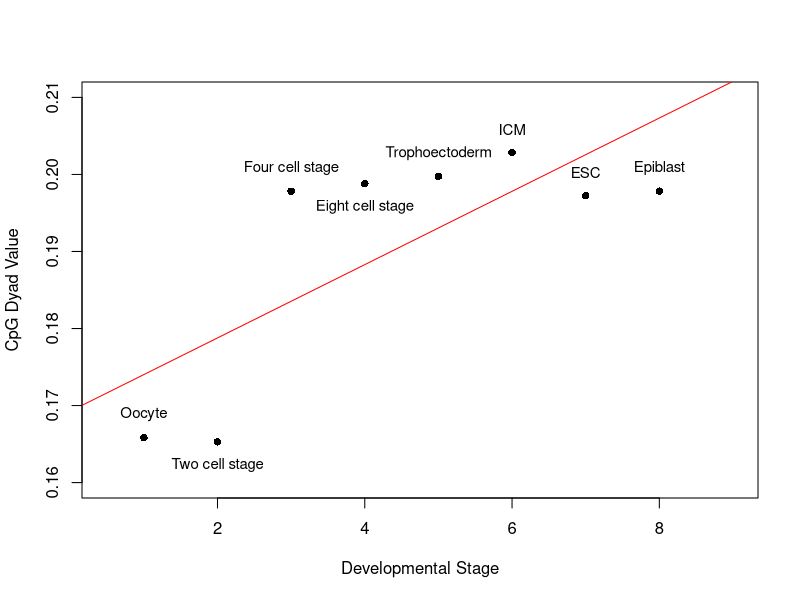

This figure's R source:
###set working directory

#load in data
df<-read.table('mice_stage_data.txt', sep = '\t')

#this generated the basic plot
plot(df$V2,
     xlab = 'Developmental Stage',
     ylab= 'CpG Dyad Value', type = 'p', pch=16,
     ylim=c(0.16,0.21),
     xlim=c(.5,9))

#This adds the names of the stages, offset by a small margin for clarity
for (nam in row(df)){
  if (nam==4 || nam==2){
    text(nam,df[nam,2]-0.003,df[nam,1], cex=0.9)
  }
  else{
  text(nam,df[nam,2]+0.003,df[nam,1], cex=0.9)
  }
  if (nam==8){
    break
  }
}
#This creates the abline that is printed over the top. 
abline(lm(df$V2~c(1:8)), col='red')

